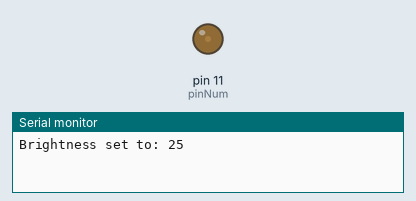
Bench run of a sketch on a simulated Arduino Uno, built with avr-gcc and run on an emulated ATmega328P. Shown: output pins drawn as LEDs (lit = HIGH), the last lines printed to the serial monitor.

Above: at 0.05 s.
At 0.55 s:
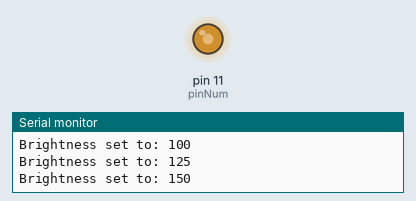
At 0.85 s:
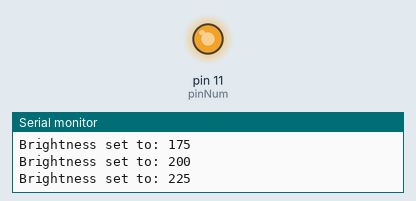
At 1.7 s:
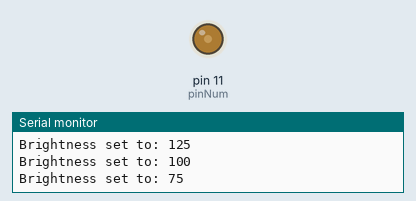
Timing chart, 0 to 4.6 s (numbered marks = the images above):
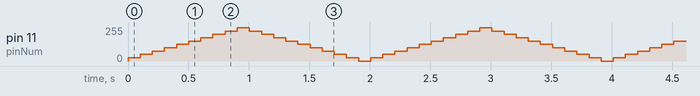

The sketch:

lesson_10.ino
```cpp
int pinNum = 11;
int hold = 100;
int brightness = 0;
String countMessage = "Brightness set to: ";

void setup() {
  // put your setup code here, to run once:
  pinMode(11,OUTPUT);
  Serial.begin(9600);
}

void loop() {
  // put your main code here, to run repeatedly:
  brightness = brightness + 25;
  Serial.print(countMessage);
  Serial.println(brightness);
  analogWrite(pinNum, brightness);
  delay(hold);
  brightness = brightness + 25;
  Serial.print(countMessage);
  Serial.println(brightness);
  analogWrite(pinNum, brightness);
  delay(hold);
  brightness = brightness + 25;
  Serial.print(countMessage);
  Serial.println(brightness);
  analogWrite(pinNum, brightness);
  delay(hold);
  brightness = brightness + 25;
  Serial.print(countMessage);
  Serial.println(brightness);
  analogWrite(pinNum, brightness);
  delay(hold);
  brightness = brightness + 25;
  Serial.print(countMessage);
  Serial.println(brightness);
  analogWrite(pinNum, brightness);
  delay(hold);
  brightness = brightness + 25;
  Serial.print(countMessage);
  Serial.println(brightness);
  analogWrite(pinNum, brightness);
  delay(hold);
  brightness = brightness + 25;
  Serial.print(countMessage);
  Serial.println(brightness);
  analogWrite(pinNum, brightness);
  delay(hold);
  brightness = brightness + 25;
  Serial.print(countMessage);
  Serial.println(brightness);
  analogWrite(pinNum, brightness);
  delay(hold);
  brightness = brightness + 25;
  Serial.print(countMessage);
  Serial.println(brightness);
  analogWrite(pinNum, brightness);
  delay(hold);
  brightness = brightness + 25;
  Serial.print(countMessage);
  Serial.println(brightness);
  analogWrite(pinNum, brightness);
  delay(hold);
  brightness = brightness - 25;
  Serial.print(countMessage);
  Serial.println(brightness);
  analogWrite(pinNum, brightness);
  delay(hold);
  brightness = brightness - 25;
  Serial.print(countMessage);
  Serial.println(brightness);
  analogWrite(pinNum, brightness);
  delay(hold);
  brightness = brightness - 25;
  Serial.print(countMessage);
  Serial.println(brightness);
  analogWrite(pinNum, brightness);
  delay(hold);
  brightness = brightness - 25;
  Serial.print(countMessage);
  Serial.println(brightness);
  analogWrite(pinNum, brightness);
  delay(hold);
  brightness = brightness - 25;
  Serial.print(countMessage);
  Serial.println(brightness);
  analogWrite(pinNum, brightness);
  delay(hold);
  brightness = brightness - 25;
  Serial.print(countMessage);
  Serial.println(brightness);
  analogWrite(pinNum, brightness);
  delay(hold);
  brightness = brightness - 25;
  Serial.print(countMessage);
  Serial.println(brightness);
  analogWrite(pinNum, brightness);
  delay(hold);
  brightness = brightness - 25;
  Serial.print(countMessage);
  Serial.println(brightness);
  analogWrite(pinNum, brightness);
  delay(hold);
  brightness = brightness - 25;
  Serial.print(countMessage);
  Serial.println(brightness);
  analogWrite(pinNum, brightness);
  delay(hold);
  brightness = brightness - 25;
  Serial.print(countMessage);
  Serial.println(brightness);
  analogWrite(pinNum, brightness);
  delay(hold);
}
```
